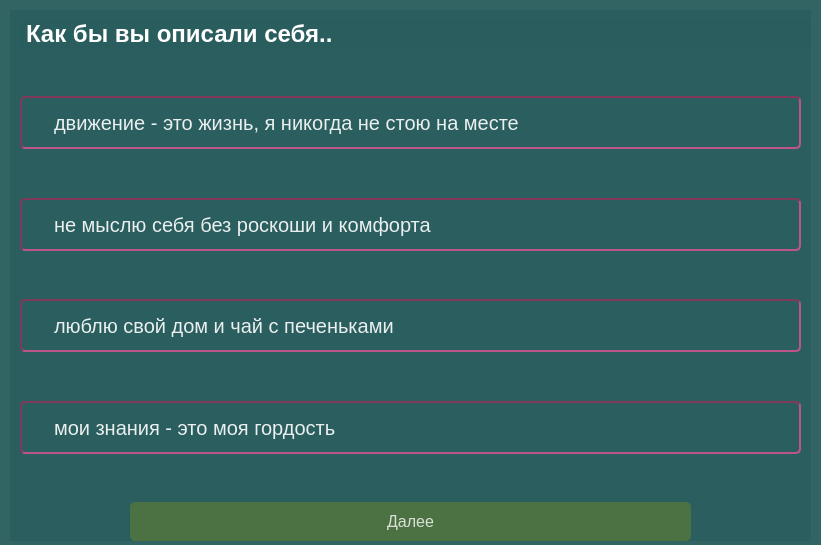
<?xml version="1.0" encoding="UTF-8"?>
<ui version="4.0">
 <class>Step_1_of_10</class>
 <widget class="QWidget" name="Step_1_of_10">
  <property name="geometry">
   <rect>
    <x>0</x>
    <y>0</y>
    <width>821</width>
    <height>545</height>
   </rect>
  </property>
  <property name="windowTitle">
   <string>Form</string>
  </property>
  <property name="styleSheet">
   <string notr="true">background-color: rgba(41, 92, 92, 200)</string>
  </property>
  <widget class="QWidget" name="gridLayoutWidget">
   <property name="geometry">
    <rect>
     <x>10</x>
     <y>10</y>
     <width>801</width>
     <height>531</height>
    </rect>
   </property>
   <layout class="QGridLayout" name="gridLayout">
    <item row="0" column="0">
     <widget class="QLabel" name="label">
      <property name="styleSheet">
       <string notr="true">QLabel {
font-family: 'Arial' 'Optima';
font: bold;
font-size: 18pt;
color: rgba(255, 255, 255, 255);
margin-left: 10px;
margin-top: 10 px;
}</string>
      </property>
      <property name="text">
       <string>Как бы вы описали себя..</string>
      </property>
     </widget>
    </item>
    <item row="5" column="0">
     <spacer name="verticalSpacer_3">
      <property name="orientation">
       <enum>Qt::Vertical</enum>
      </property>
      <property name="sizeHint" stdset="0">
       <size>
        <width>20</width>
        <height>40</height>
       </size>
      </property>
     </spacer>
    </item>
    <item row="7" column="0">
     <spacer name="verticalSpacer_4">
      <property name="orientation">
       <enum>Qt::Vertical</enum>
      </property>
      <property name="sizeHint" stdset="0">
       <size>
        <width>20</width>
        <height>40</height>
       </size>
      </property>
     </spacer>
    </item>
    <item row="4" column="0">
     <widget class="QRadioButton" name="winter">
      <property name="styleSheet">
       <string notr="true">QRadioButton {
background-color: rgba(0,0, 0, 0);
border: 2px solid rgba(127, 57, 91, 255);
border-style: inset;
border-radius: 5px;
padding: 12px;
font-size: 15pt;
color: rgba(255, 255, 255, 230);
margin-left: 10px;
margin-right: 10px;
}

QRadioButton:hover {
background-color: qconicalgradient(cx:0.431909, cy:1, angle:270.1, stop:0 rgba(0, 0, 0, 255), stop:0.39548 rgba(191, 112, 151, 100));
}</string>
      </property>
      <property name="text">
       <string>не мыслю себя без роскоши и комфорта</string>
      </property>
     </widget>
    </item>
    <item row="1" column="0">
     <spacer name="verticalSpacer">
      <property name="orientation">
       <enum>Qt::Vertical</enum>
      </property>
      <property name="sizeHint" stdset="0">
       <size>
        <width>20</width>
        <height>40</height>
       </size>
      </property>
     </spacer>
    </item>
    <item row="3" column="0">
     <spacer name="verticalSpacer_2">
      <property name="orientation">
       <enum>Qt::Vertical</enum>
      </property>
      <property name="sizeHint" stdset="0">
       <size>
        <width>20</width>
        <height>40</height>
       </size>
      </property>
     </spacer>
    </item>
    <item row="8" column="0">
     <widget class="QRadioButton" name="radioButton">
      <property name="styleSheet">
       <string notr="true">QRadioButton {
background-color: rgba(0,0, 0, 0);
border: 2px solid rgba(127, 57, 91, 255);
border-style: inset;
border-radius: 5px;
padding: 12px;
font-size: 15pt;
color: rgba(255, 255, 255, 230);
margin-left: 10px;
margin-right: 10px;
}

QRadioButton:hover {
background-color: qconicalgradient(cx:0.431909, cy:1, angle:270.1, stop:0 rgba(0, 0, 0, 255), stop:0.39548 rgba(191, 112, 151, 100));
}</string>
      </property>
      <property name="text">
       <string>мои знания - это моя гордость</string>
      </property>
     </widget>
    </item>
    <item row="2" column="0">
     <widget class="QRadioButton" name="summer">
      <property name="styleSheet">
       <string notr="true">QRadioButton {
background-color: rgba(0,0, 0, 0);
border: 2px solid rgba(127, 57, 91, 255);
border-style: inset;
border-radius: 5px;
padding: 12px;
font-size: 15pt;
color: rgba(255, 255, 255, 230);
margin-left: 10px;
margin-right: 10px;
}

QRadioButton:hover {
background-color: qconicalgradient(cx:0.431909, cy:1, angle:270.1, stop:0 rgba(0, 0, 0, 255), stop:0.39548 rgba(191, 112, 151, 100));
}</string>
      </property>
      <property name="text">
       <string>движение - это жизнь, я никогда не стою на месте</string>
      </property>
     </widget>
    </item>
    <item row="6" column="0">
     <widget class="QRadioButton" name="autmn_spirng">
      <property name="styleSheet">
       <string notr="true">QRadioButton {
background-color: rgba(0,0, 0, 0);
border: 2px solid rgba(127, 57, 91, 255);
border-style: inset;
border-radius: 5px;
padding: 12px;
font-size: 15pt;
color: rgba(255, 255, 255, 230);
margin-left: 10px;
margin-right: 10px;
}

QRadioButton:hover {
background-color: qconicalgradient(cx:0.431909, cy:1, angle:270.1, stop:0 rgba(0, 0, 0, 255), stop:0.39548 rgba(191, 112, 151, 100));
}</string>
      </property>
      <property name="text">
       <string>люблю свой дом и чай с печеньками</string>
      </property>
     </widget>
    </item>
    <item row="9" column="0">
     <spacer name="verticalSpacer_5">
      <property name="orientation">
       <enum>Qt::Vertical</enum>
      </property>
      <property name="sizeHint" stdset="0">
       <size>
        <width>20</width>
        <height>40</height>
       </size>
      </property>
     </spacer>
    </item>
    <item row="10" column="0">
     <widget class="QPushButton" name="pushButton">
      <property name="styleSheet">
       <string notr="true">QPushButton {
background-color: rgba(127, 143, 24, 100);
border-radius: 5px;
padding: 10px;
font-size: 12pt;
color: rgba(255, 255, 255, 200);
margin-left: 120px;
margin-right: 120px;
}
QPushButton:hover {
background-color: rgba(127, 143, 24, 200);
}</string>
      </property>
      <property name="text">
       <string>Далее</string>
      </property>
     </widget>
    </item>
   </layout>
  </widget>
 </widget>
 <resources/>
 <connections/>
</ui>
